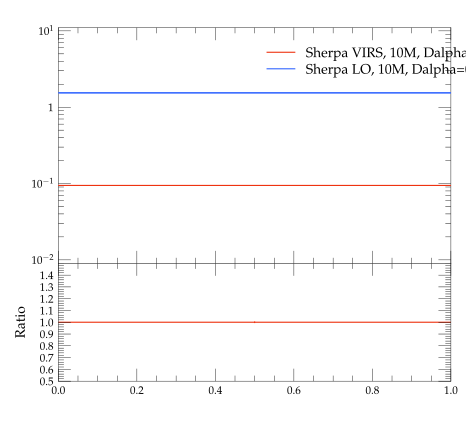

Recreate this plot in Python.
#! /usr/bin/env python

# This Python script was auto-generated using YODA v2.0.0.
# Analysis object: /evtb/incall
# Timestamp: 16-04-2024 (10:08:55)

import matplotlib as mpl
import matplotlib.pyplot as plt
mpl.use('Agg') # comment out for interactive use
import os
import numpy as np

plotDir = os.path.split(os.path.realpath(__file__))[0]
if 'YODA_USER_PLOT_PATH' in globals():
    plot_outdir = globals()['YODA_USER_PLOT_PATH']
else:
    plot_outdir = plotDir

#plot style
plt.style.use(os.path.join(plotDir, '../default.mplstyle'))
# plot metadata
figW, figH = plt.rcParams['figure.figsize']
ax_xLabel = r''
ax_yLabel = r''
ax_title  = r''
ax_xScale = 'linear'
ax_yScale = 'log'
xLims = (0.0, 1.0)
yLims = (0.009000000000000001, 11.0)

# TeX-friendly labels for the legend
labels = [ r"Sherpa VIRS, 10M, Dalpha=0.01", r"Sherpa LO, 10M, Dalpha=0.01" ]

# Create figure and axis objects
fig, (ax, ratio0_ax) = plt.subplots(2, 1, sharex=True,
                  figsize=(figW,figH), gridspec_kw={'height_ratios': (2, 1)})
ratio0_ax.yaxis.set_major_locator(mpl.ticker.MultipleLocator(0.1))
ratio0_ax.set_ylim(0.5, 1.4999)
ratio0_ax.set_ylabel('Ratio')

# LineColor map: curve index -> color
linecolors = {0: '#EE3311', 1: '#3366FF'}
# the numerical data is stored in a separate file
dataf = dict()
prefix = os.path.split(__file__)[0]
if prefix:    prefix = prefix + '/'
exec(open(prefix+'incall__data.py').read(), dataf)


legend_handles = [] # keep track of handles for the legend

# style options for curves
# starts at zorder>=5 to draw curve on top of legend
styles = {
  'curve0': {
    'color' : linecolors[0],
    'linestyle' : '-',
    'marker' : 'o',
    'zorder' : 5,
    'histstyle' : True,
  },
  'curve1': {
    'color' : linecolors[1],
    'linestyle' : '-',
    'marker' : 'o',
    'zorder' : 6,
    'histstyle' : True,
  },
}
# curve from input yoda files in main panel
for label in dataf['yvals'].keys():
    if all(np.isnan(v) for v in dataf['yvals'][label]):
        continue
    tmp = None
    if styles[label]['histstyle']: # draw as histogram
        tmp, = ax.plot(dataf['xedges'], dataf['yedges'][label],
                       color=styles[label]['color'],
                       linestyle=styles[label]['linestyle'],
                       drawstyle='steps-pre', solid_joinstyle='miter',
                       zorder=styles[label]['zorder'], label=label)
        ax.errorbar(dataf['xpoints'], dataf['yvals'][label], color=styles[label]['color'],
                    xerr=dataf['xerrs'], yerr=[dataf['ydowns'][label], dataf['yups'][label]],
                    linestyle='none', zorder=styles[label]['zorder'])
    else: # draw as scatter
        tmp = ax.errorbar(dataf['xpoints'], dataf['yvals'][label],
                          xerr=dataf['xerrs'],
                          yerr=[ dataf['ydowns'][label],
                          dataf['yups'][label] ],
                          fmt=styles[label]['marker'],
                          ecolor=styles[label]['color'],
                          color=styles[label]['color'], zorder=2)
        tmp[-1][0].set_linestyle(styles[label]['linestyle'])
    legend_handles += [tmp]
    for varLabel in dataf['variation_yvals'].keys():
        if varLabel.startswith(label):
            tmp, = ax.plot(dataf['xedges'], dataf['variation_yvals'][varLabel],
                           color=styles[label]['color'],
                           linestyle=styles[label]['linestyle'],
                           drawstyle='steps-pre', solid_joinstyle='miter',
                           zorder=styles[label]['zorder'], alpha=0.5)


# plots on ratio panel
# curve from input yoda files in ratio panel
for label, yvals in dataf['ratio0_yvals'].items():
    if all(np.isnan(v) for v in yvals):
        continue
    if styles[label]['histstyle']: # plot as histogram
        ratio0_ax.plot(dataf['xedges'], yvals,
                       color=styles[label]['color'],
                       linestyle=styles[label]['linestyle'],
                       drawstyle='steps-pre', zorder=1,
                       solid_joinstyle='miter')
        ratio0_ax.vlines(dataf['xpoints'],
                         dataf['ratio0_ymin'][label],
                         dataf['ratio0_ymax'][label],
                         color=styles[label]['color'], zorder=1)
    else: # plot as scatter
        tmp = ratio0_ax.errorbar(dataf['xpoints'],
                                 yvals, xerr=dataf['xerrs'],
                                 yerr=dataf['ratio0_yerrs'][label],
                                 fmt=styles[label]['marker'],
                                 ecolor=styles[label]['color'],
                                 color=styles[label]['color'])
        tmp[-1][0].set_linestyle(styles[label]['linestyle'])

    for varlabel in dataf['ratio0_variation_vals'].keys():
        if varlabel.startswith(label):
            ratio0_ax.plot(dataf['xedges'],
                            dataf['ratio0_variation_vals'][varlabel],
                            color=styles[label]['color'],
                            linestyle=styles[label]['linestyle'],
                            drawstyle='steps-pre', solid_joinstyle='miter',
                            zorder=1, alpha=0.5)

legend_pos = (0.5, 0.97)
ax.legend(legend_handles, labels, loc='upper left', bbox_to_anchor=legend_pos)

# set plot metadata as defined above
ratio0_ax.set_xlabel(ax_xLabel)
ratio0_ax.xaxis.set_label_coords(1., -.15)
ax.set_ylabel(ax_yLabel, loc='top')
ax.set_title(ax_title, loc='left')
ax.set_xscale(ax_xScale)
ax.set_yscale(ax_yScale)
ax.set_xlim(xLims)
ax.set_ylim(yLims)

# tick formatting
plt.rcParams['xtick.top'] = True
plt.rcParams['ytick.right'] = True
ax.yaxis.set_major_locator(mpl.ticker.LogLocator(base=10.0, numticks=np.inf))
ax.yaxis.set_minor_locator(mpl.ticker.LogLocator(
                           base=10.0, subs=np.arange(0.1, 1, 0.1), numticks=np.inf))
fig.align_ylabels((ax, ratio0_ax))
plt.savefig(os.path.join(plot_outdir, 'incall.pdf'), format='PDF')
plt.savefig(os.path.join(plot_outdir, 'incall.png'), format='PNG')

plt.close(fig)
